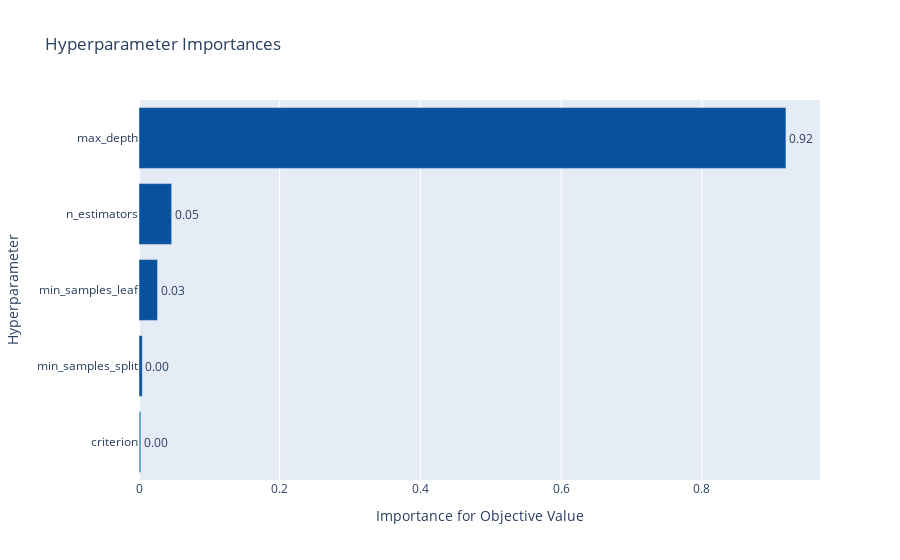

Here is the notebook cell this chart was saved with:
### Code cell
optuna.visualization.plot_param_importances(study_1)

### Figure 1 — Plotly figure (JSON) as saved in the notebook; plotly's stock layout.template omitted (floating-point values rounded to 4 significant figures)
{"data": [{"cliponaxis": false, "hovertemplate": ["criterion (CategoricalDistribution): 0.002867282468317447<extra></extra>", "min_samples_split (IntUniformDistribution): 0.004666303651944954<extra></extra>", "min_samples_leaf (IntUniformDistribution): 0.026386777020599137<extra></extra>", "n_estimators (IntUniformDistribution): 0.0464206758023868<extra></extra>", "max_depth (IntUniformDistribution): 0.9196589610567516<extra></extra>"], "marker": {"color": ["rgb(66,146,198)", "rgb(8,81,156)", "rgb(8,81,156)", "rgb(8,81,156)", "rgb(8,81,156)"]}, "orientation": "h", "text": ["0.002867282468317447", "0.004666303651944954", "0.026386777020599137", "0.0464206758023868", "0.9196589610567516"], "textposition": "outside", "texttemplate": "%{text:.2f}", "type": "bar", "x": [0.002867, 0.004666, 0.02639, 0.04642, 0.9197], "y": ["criterion", "min_samples_split", "min_samples_leaf", "n_estimators", "max_depth"]}], "layout": {"showlegend": false, "title": {"text": "Hyperparameter Importances"}, "xaxis": {"title": {"text": "Importance for Objective Value"}}, "yaxis": {"title": {"text": "Hyperparameter"}}}}
